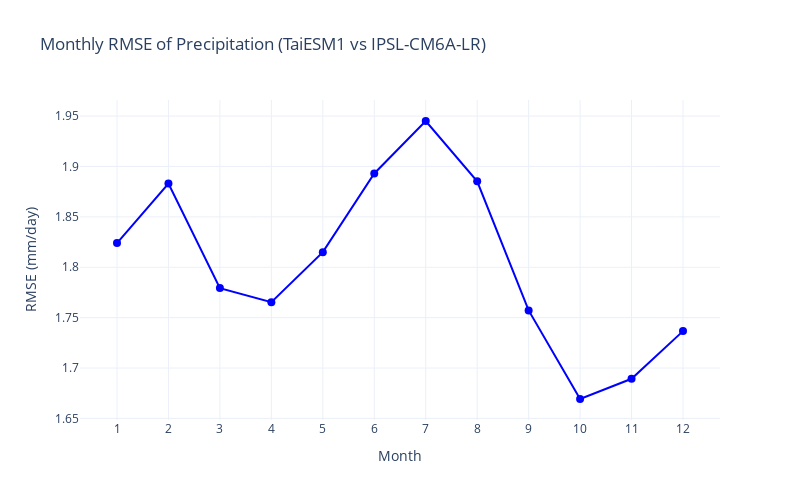

Notebook source saved alongside this figure:
### Code cell
import plotly.graph_objects as go

prc_m1 = xr.open_zarr(
    "gs://cmip6/CMIP6/ScenarioMIP/AS-RCEC/TaiESM1/ssp245/r1i1p1f1/Amon/prc/gn/v20201124",
    chunks={},
    consolidated=True,
)
prc_m2 = xr.open_zarr(
    "gs://cmip6/CMIP6/ScenarioMIP/IPSL/IPSL-CM6A-LR/ssp245/r1i1p1f1/Amon/prc/gr/v20190119",
    chunks={},
    consolidated=True,
)

# Convert calendars to standard
prc_m1 = prc_m1.convert_calendar("standard", use_cftime=False)
prc_m2 = prc_m2.convert_calendar("standard", use_cftime=False)

# Extract time ranges for both datasets
time1 = prc_m1.time
time2 = prc_m2.time

# Find overlapping time range
start_date = max(str(time1.min().values), str(time2.min().values))
end_date = min(str(time1.max().values), str(time2.max().values))

print(f"Overlapping time period: {start_date} to {end_date}")

# Select data within overlapping time period
prc1 = prc_m1["prc"].sel(time=slice(start_date, end_date))
prc2 = prc_m2["prc"].sel(time=slice(start_date, end_date))

# Find overlapping lat/lon range
lat_min = max(prc1.lat.min().item(), prc2.lat.min().item())
lat_max = min(prc1.lat.max().item(), prc2.lat.max().item())
lon_min = max(prc1.lon.min().item(), prc2.lon.min().item())
lon_max = min(prc1.lon.max().item(), prc2.lon.max().item())

print(f"Overlapping latitude range: {lat_min} to {lat_max}")
print(f"Overlapping longitude range: {lon_min} to {lon_max}")

# Subset data within overlapping spatial range
prc1 = prc1.sel(lat=slice(lat_min, lat_max), lon=slice(lon_min, lon_max))
prc2 = prc2.sel(lat=slice(lat_min, lat_max), lon=slice(lon_min, lon_max))

# Interpolate prc2 to prc1 grid
prc2_interp = prc2.interp(lat=prc1.lat, lon=prc1.lon)

# Convert units from kg/m²/s to mm/day
prc1_mm_day = prc1 * 86400
prc2_mm_day = prc2_interp * 86400

# Compute squared error and RMSE per calendar month
diff_sq = (prc1_mm_day - prc2_mm_day) ** 2
mse_monthly = diff_sq.groupby("time.month").mean(dim=("time", "lat", "lon"))
rmse_monthly = np.sqrt(mse_monthly)


months = rmse_monthly["month"].values
rmse_values = rmse_monthly.values

fig = go.Figure()

fig.add_trace(go.Scatter(
    x=months,
    y=rmse_values,
    mode='lines+markers',
    name='Monthly RMSE',
    line=dict(color='blue'),
    marker=dict(size=8)
))

fig.update_layout(
    title="Monthly RMSE of Precipitation (TaiESM1 vs IPSL-CM6A-LR)",
    xaxis_title="Month",
    yaxis_title="RMSE (mm/day)",
    xaxis=dict(tickmode='array', tickvals=list(range(1, 13)), ticktext=[str(m) for m in range(1, 13)]),
    template='plotly_white',
    width=800,
    height=500
)

fig.show()

### Figure 1 — Plotly figure (JSON) as saved in the notebook; plotly's stock layout.template omitted (floating-point values rounded to 4 significant figures)
{"data": [{"line": {"color": "blue"}, "marker": {"size": 8}, "mode": "lines+markers", "name": "Monthly RMSE", "type": "scatter", "x": [1, 2, 3, 4, 5, 6, 7, 8, 9, 10, 11, 12], "y": [1.824, 1.883, 1.779, 1.765, 1.815, 1.893, 1.945, 1.885, 1.757, 1.669, 1.689, 1.737]}], "layout": {"height": 500, "title": {"text": "Monthly RMSE of Precipitation (TaiESM1 vs IPSL-CM6A-LR)"}, "width": 800, "xaxis": {"tickmode": "array", "ticktext": ["1", "2", "3", "4", "5", "6", "7", "8", "9", "10", "11", "12"], "tickvals": [1, 2, 3, 4, 5, 6, 7, 8, 9, 10, 11, 12], "title": {"text": "Month"}}, "yaxis": {"title": {"text": "RMSE (mm/day)"}}}}
